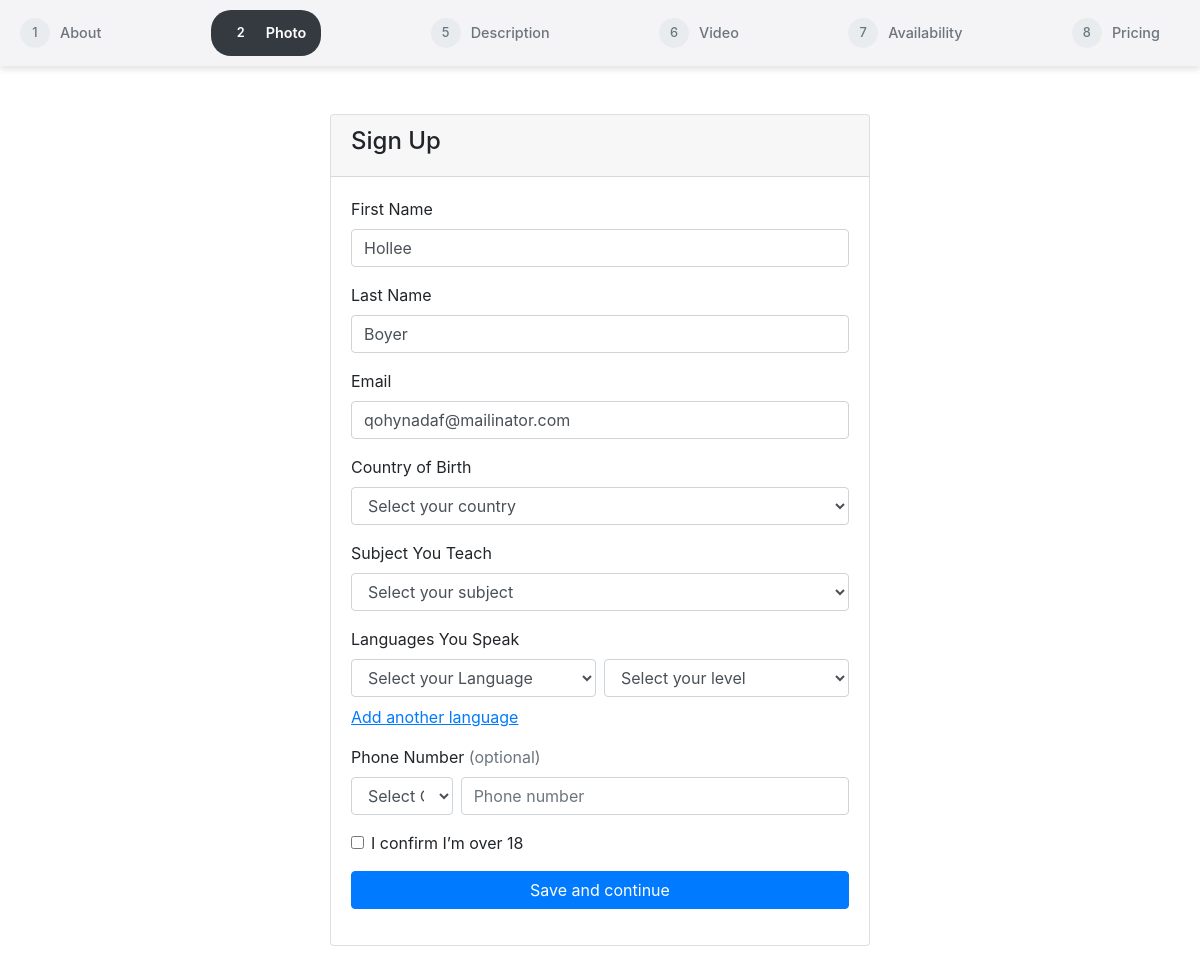
/teacher/signup1.php (signed in), run on the app's committed database.
### tables this page shows
CREATE TABLE `users` (
  `id` int(11) NOT NULL,
  `role` enum('student','teacher') NOT NULL,
  `first_name` varchar(50) NOT NULL,
  `last_name` varchar(50) NOT NULL,
  `email` varchar(100) NOT NULL,
  `password` varchar(255) NOT NULL,
  `created_at` timestamp NOT NULL DEFAULT current_timestamp()
);

### teacher/signup1.php (the view, shortened to what this page needs)
<?php
$user_id = $_SESSION['user_id'];
include 'Connection.php';
$sql = "SELECT first_name, last_name, email FROM users WHERE id = $user_id";
$result = $conn->query($sql);
if ($result->num_rows > 0) {
    $user = $result->fetch_assoc();
    $firstName = $user['first_name'];
    $lastName = $user['last_name'];
    $email = $user['email'];
} else {
    die("User data not found.");
}
?>
<!DOCTYPE html>
<html lang="en">
<head>
</head>
<body>
    <div class="header" id="header">
        <div class="step inactive" >
            <div class="circle">1</div>
            <span>About</span>
        </div>
        <div class="step active" >
            <div class="circle">2</div>
            <span>Photo</span>
        </div>
        <div class="step inactive" >
            <div class="circle">5</div>
            <span>Description</span>
        </div>
        <div class="step inactive" >
            <div class="circle">6</div>
            <span>Video</span>
        </div>
        <div class="step inactive">
            <div class="circle">7</div>
            <span>Availability</span>
        </div>
        <div class="step inactive" >
            <div class="circle">8</div>
            <span>Pricing</span>
        </div>
    </div>
</body>
</html>
<!DOCTYPE html>
<html lang="en">
<head>
  <link rel="stylesheet" href="https://stackpath.bootstrapcdn.com/bootstrap/4.5.2/css/bootstrap.min.css">
</head>
<body>
  <div class="container my-5">
    <div class="row justify-content-center">
      <div class="col-md-6">
        <div class="card">
          <div class="card-header">
            <h4>Sign Up</h4>
          </div>
          <div class="card-body">
            <form action="signup1.php" method="post">
              <div class="form-group">
                <label for="firstName">First Name</label>
                <input type="text" class="form-control" id="firstName" name="firstName" value="<?php echo $firstName; ?>"required>
              </div>
              <div class="form-group">
                <label for="lastName">Last Name</label>
                <input type="text" class="form-control" id="lastName" name="lastName" value="<?php echo $lastName; ?>"required>
              </div>
              <div class="form-group">
                <label for="email">Email</label>
                <input type="email" class="form-control" id="email" name="email" value="<?php echo $email; ?>"required>
              </div>
              <div class="form-group">
  <label for="countryOfBirth">Country of Birth</label>
  <select class="form-control" id="countryOfBirth" name="countryOfBirth" required>
    <option value="" disabled selected>Select your country</option>
  </select>
</div>
<div class="form-group">
  <label for="subject">Subject You Teach</label>
  <select class="form-control" id="subject" name="subject" required>
    <option value="" disabled selected>Select your subject</option>
  </select>
</div>
              <div class="form-group">
              <div class="form-group">
  <label for="languages">Languages You Speak</label>
  <div id="languageContainer">
    <div class="d-flex align-items-center mb-2">
      <select class="form-control mr-2" name="languages[]" required>
      <option value="" disabled selected>Select your Language</option>
      </select>
      <select class="form-control" name="level[]" required>
        <option value="" disabled selected>Select your level</option>
      </select>
    </div>
  </div>
  <div>
    <a href="#" id="addLanguage" class="text-primary" style="text-decoration: underline; cursor: pointer;">Add another language</a>
  </div>
</div>
              <div class="form-group">
  <label for="phoneNumber">Phone Number <span class="text-muted">(optional)</span></label>
  <div class="d-flex">
    <select class="form-control w-25" id="countryCode" name="countryCode" required>
      <option value="" disabled selected>Select Country</option>
    </select>
    <input type="text" class="form-control ml-2" id="phoneNumber" name="phoneNumber" placeholder="Phone number" required>
  </div>
</div>
              <div class="form-group form-check">
                <input type="checkbox" class="form-check-input" id="ageConfirmation" name="ageConfirmation" required>
                <label class="form-check-label" for="ageConfirmation">I confirm I’m over 18</label>
              </div>
              <button type="submit" class="btn btn-primary btn-block" name="btnadd" id="btnadd">Save and continue</button>
              </form>
          </div>
        </div>
      </div>
    </div>
  </div>
</body>
</html>

### teacher/signup1.php (style rules this page uses)
body { margin: 0; padding: 0; font-family: 'Inter', sans-serif; background-color: #f8f9fa; }
.header { display: flex; align-items: center; background-color: #f4f4f6; padding: 10px 20px; box-shadow: 0px 4px 6px rgba(0, 0, 0, 0.1); justify-content: space-between; }
.step { display: flex; align-items: center; margin-right: 20px; color: #6c757d; font-size: 0.9rem; font-weight: 500; cursor: pointer; }
.step.active { color: #ffffff; background-color: #343a40; padding: 8px 15px; border-radius: 20px; font-weight: 600; }
.step .circle { display: inline-block; width: 30px; height: 30px; line-height: 30px; border-radius: 50%; text-align: center; margin-right: 10px; font-size: 0.8rem; }
.step.active .circle { background-color: #343a40; color: white; }
.step.inactive .circle { background-color: #e9ecef; color: #6c757d; }
.step span { display: inline-block; }

### data on the page
users: firstName "Hollee", lastName "Boyer", email "qohynadaf@mailinator.com"
